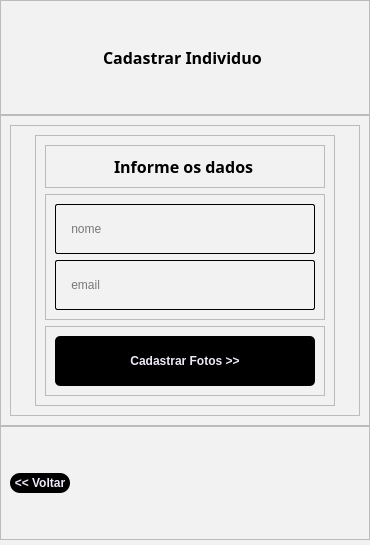
<?xml version="1.0" encoding="UTF-8"?>
<ui version="4.0">
 <class>MainWindow</class>
 <widget class="QMainWindow" name="MainWindow">
  <property name="geometry">
   <rect>
    <x>0</x>
    <y>0</y>
    <width>370</width>
    <height>545</height>
   </rect>
  </property>
  <property name="minimumSize">
   <size>
    <width>370</width>
    <height>545</height>
   </size>
  </property>
  <property name="maximumSize">
   <size>
    <width>370</width>
    <height>545</height>
   </size>
  </property>
  <property name="windowTitle">
   <string>MainWindow</string>
  </property>
  <property name="styleSheet">
   <string notr="true">background-color: rgb(242, 242, 242)</string>
  </property>
  <widget class="QWidget" name="centralwidget">
   <property name="minimumSize">
    <size>
     <width>370</width>
     <height>540</height>
    </size>
   </property>
   <property name="maximumSize">
    <size>
     <width>370</width>
     <height>540</height>
    </size>
   </property>
   <layout class="QVBoxLayout" name="verticalLayout">
    <property name="spacing">
     <number>0</number>
    </property>
    <property name="leftMargin">
     <number>0</number>
    </property>
    <property name="topMargin">
     <number>0</number>
    </property>
    <property name="rightMargin">
     <number>0</number>
    </property>
    <property name="bottomMargin">
     <number>0</number>
    </property>
    <item>
     <widget class="QFrame" name="frame_8">
      <property name="minimumSize">
       <size>
        <width>0</width>
        <height>50</height>
       </size>
      </property>
      <property name="frameShape">
       <enum>QFrame::StyledPanel</enum>
      </property>
      <property name="frameShadow">
       <enum>QFrame::Raised</enum>
      </property>
      <layout class="QHBoxLayout" name="horizontalLayout_5">
       <item>
        <spacer name="horizontalSpacer_7">
         <property name="orientation">
          <enum>Qt::Horizontal</enum>
         </property>
         <property name="sizeHint" stdset="0">
          <size>
           <width>349</width>
           <height>20</height>
          </size>
         </property>
        </spacer>
       </item>
       <item>
        <widget class="QLabel" name="label_5">
         <property name="minimumSize">
          <size>
           <width>165</width>
           <height>0</height>
          </size>
         </property>
         <property name="maximumSize">
          <size>
           <width>108</width>
           <height>16777215</height>
          </size>
         </property>
         <property name="font">
          <font>
           <family>Noto Sans Georgian</family>
           <pointsize>12</pointsize>
           <weight>75</weight>
           <bold>true</bold>
          </font>
         </property>
         <property name="styleSheet">
          <string notr="true">QLabel{
text-align: center;
}</string>
         </property>
         <property name="text">
          <string>Cadastrar Individuo</string>
         </property>
        </widget>
       </item>
       <item>
        <spacer name="horizontalSpacer_8">
         <property name="orientation">
          <enum>Qt::Horizontal</enum>
         </property>
         <property name="sizeHint" stdset="0">
          <size>
           <width>348</width>
           <height>20</height>
          </size>
         </property>
        </spacer>
       </item>
      </layout>
     </widget>
    </item>
    <item>
     <widget class="QFrame" name="frame_2">
      <property name="frameShape">
       <enum>QFrame::StyledPanel</enum>
      </property>
      <property name="frameShadow">
       <enum>QFrame::Raised</enum>
      </property>
      <layout class="QVBoxLayout" name="verticalLayout_3">
       <item>
        <widget class="QFrame" name="frame">
         <property name="frameShape">
          <enum>QFrame::StyledPanel</enum>
         </property>
         <property name="frameShadow">
          <enum>QFrame::Raised</enum>
         </property>
         <layout class="QHBoxLayout" name="horizontalLayout">
          <item>
           <spacer name="horizontalSpacer_4">
            <property name="orientation">
             <enum>Qt::Horizontal</enum>
            </property>
            <property name="sizeHint" stdset="0">
             <size>
              <width>40</width>
              <height>20</height>
             </size>
            </property>
           </spacer>
          </item>
          <item>
           <widget class="QFrame" name="frame_3">
            <property name="minimumSize">
             <size>
              <width>300</width>
              <height>0</height>
             </size>
            </property>
            <property name="styleSheet">
             <string notr="true"/>
            </property>
            <property name="frameShape">
             <enum>QFrame::StyledPanel</enum>
            </property>
            <property name="frameShadow">
             <enum>QFrame::Raised</enum>
            </property>
            <layout class="QVBoxLayout" name="verticalLayout_2">
             <item>
              <widget class="QFrame" name="frame_4">
               <property name="frameShape">
                <enum>QFrame::StyledPanel</enum>
               </property>
               <property name="frameShadow">
                <enum>QFrame::Raised</enum>
               </property>
               <layout class="QHBoxLayout" name="horizontalLayout_2">
                <item>
                 <spacer name="horizontalSpacer">
                  <property name="orientation">
                   <enum>Qt::Horizontal</enum>
                  </property>
                  <property name="sizeHint" stdset="0">
                   <size>
                    <width>40</width>
                    <height>20</height>
                   </size>
                  </property>
                 </spacer>
                </item>
                <item>
                 <widget class="QLabel" name="label_3">
                  <property name="minimumSize">
                   <size>
                    <width>142</width>
                    <height>0</height>
                   </size>
                  </property>
                  <property name="maximumSize">
                   <size>
                    <width>100</width>
                    <height>16777215</height>
                   </size>
                  </property>
                  <property name="font">
                   <font>
                    <family>Noto Sans Georgian</family>
                    <pointsize>12</pointsize>
                    <weight>75</weight>
                    <bold>true</bold>
                   </font>
                  </property>
                  <property name="styleSheet">
                   <string notr="true">QLabel{
text-align: center;
}</string>
                  </property>
                  <property name="text">
                   <string>Informe os dados</string>
                  </property>
                 </widget>
                </item>
                <item>
                 <spacer name="horizontalSpacer_2">
                  <property name="orientation">
                   <enum>Qt::Horizontal</enum>
                  </property>
                  <property name="sizeHint" stdset="0">
                   <size>
                    <width>40</width>
                    <height>20</height>
                   </size>
                  </property>
                 </spacer>
                </item>
               </layout>
              </widget>
             </item>
             <item>
              <widget class="QFrame" name="frame_10">
               <property name="minimumSize">
                <size>
                 <width>0</width>
                 <height>98</height>
                </size>
               </property>
               <property name="frameShape">
                <enum>QFrame::StyledPanel</enum>
               </property>
               <property name="frameShadow">
                <enum>QFrame::Raised</enum>
               </property>
               <layout class="QVBoxLayout" name="verticalLayout_4">
                <item>
                 <widget class="QLineEdit" name="login_lineEdit_cpf_2">
                  <property name="minimumSize">
                   <size>
                    <width>0</width>
                    <height>50</height>
                   </size>
                  </property>
                  <property name="maximumSize">
                   <size>
                    <width>16777215</width>
                    <height>16777215</height>
                   </size>
                  </property>
                  <property name="styleSheet">
                   <string notr="true">border-width: 1px;
border-color: black;
border-style: solid;
display: inline-block;
border-radius: 2px;</string>
                  </property>
                  <property name="inputMask">
                   <string/>
                  </property>
                  <property name="text">
                   <string/>
                  </property>
                  <property name="placeholderText">
                   <string>    nome</string>
                  </property>
                 </widget>
                </item>
                <item>
                 <widget class="QLineEdit" name="login_lineEdit_cpf">
                  <property name="minimumSize">
                   <size>
                    <width>0</width>
                    <height>50</height>
                   </size>
                  </property>
                  <property name="maximumSize">
                   <size>
                    <width>16777215</width>
                    <height>16777215</height>
                   </size>
                  </property>
                  <property name="styleSheet">
                   <string notr="true">border-width: 1px;
border-color: black;
border-style: solid;
display: inline-block;
border-radius: 2px;</string>
                  </property>
                  <property name="inputMask">
                   <string/>
                  </property>
                  <property name="text">
                   <string/>
                  </property>
                  <property name="placeholderText">
                   <string>    email</string>
                  </property>
                 </widget>
                </item>
               </layout>
              </widget>
             </item>
             <item>
              <widget class="QFrame" name="frame_6">
               <property name="frameShape">
                <enum>QFrame::StyledPanel</enum>
               </property>
               <property name="frameShadow">
                <enum>QFrame::Raised</enum>
               </property>
               <layout class="QVBoxLayout" name="verticalLayout_7">
                <item>
                 <widget class="QPushButton" name="login_pushButton_logar_2">
                  <property name="minimumSize">
                   <size>
                    <width>0</width>
                    <height>50</height>
                   </size>
                  </property>
                  <property name="maximumSize">
                   <size>
                    <width>16777215</width>
                    <height>16777215</height>
                   </size>
                  </property>
                  <property name="font">
                   <font>
                    <weight>75</weight>
                    <bold>true</bold>
                   </font>
                  </property>
                  <property name="cursor">
                   <cursorShape>PointingHandCursor</cursorShape>
                  </property>
                  <property name="styleSheet">
                   <string notr="true">QPushButton{
	border-radius: 5px;
	border-image: url(:/Close_Image/cil-x.png);
	background-position: center;
		
	color: rgb(240, 233, 249);
	background-color: rgb(0, 0, 0);
	
}
QPushButton:hover{
	
	
	background-color: rgb(42, 42, 42);
	color: rgb(240, 233, 249);
}
QPushButton:pressed{
	background-color: rgb(35, 35, 35);
	color: rgb(200, 200, 200);
}

</string>
                  </property>
                  <property name="text">
                   <string>Cadastrar Fotos &gt;&gt;</string>
                  </property>
                 </widget>
                </item>
               </layout>
              </widget>
             </item>
            </layout>
           </widget>
          </item>
          <item>
           <spacer name="horizontalSpacer_5">
            <property name="orientation">
             <enum>Qt::Horizontal</enum>
            </property>
            <property name="sizeHint" stdset="0">
             <size>
              <width>40</width>
              <height>20</height>
             </size>
            </property>
           </spacer>
          </item>
         </layout>
        </widget>
       </item>
      </layout>
     </widget>
    </item>
    <item>
     <widget class="QFrame" name="frame_5">
      <property name="minimumSize">
       <size>
        <width>0</width>
        <height>30</height>
       </size>
      </property>
      <property name="frameShape">
       <enum>QFrame::StyledPanel</enum>
      </property>
      <property name="frameShadow">
       <enum>QFrame::Raised</enum>
      </property>
      <layout class="QHBoxLayout" name="horizontalLayout_3">
       <item>
        <widget class="QPushButton" name="login_pushButton_logar_4">
         <property name="minimumSize">
          <size>
           <width>60</width>
           <height>20</height>
          </size>
         </property>
         <property name="maximumSize">
          <size>
           <width>60</width>
           <height>20</height>
          </size>
         </property>
         <property name="font">
          <font>
           <weight>75</weight>
           <bold>true</bold>
          </font>
         </property>
         <property name="cursor">
          <cursorShape>PointingHandCursor</cursorShape>
         </property>
         <property name="styleSheet">
          <string notr="true">QPushButton{
	border-radius: 10px;
	border-image: url(:/Close_Image/cil-x.png);
	background-position: center;
		
	color: rgb(240, 233, 249);
	background-color: rgb(0, 0, 0);
	
}
QPushButton:hover{
	
	
	background-color: rgb(42, 42, 42);
	color: rgb(240, 233, 249);
}
QPushButton:pressed{
	background-color: rgb(35, 35, 35);
	color: rgb(200, 200, 200);
}

</string>
         </property>
         <property name="text">
          <string>&lt;&lt; Voltar</string>
         </property>
        </widget>
       </item>
       <item>
        <spacer name="horizontalSpacer_3">
         <property name="orientation">
          <enum>Qt::Horizontal</enum>
         </property>
         <property name="sizeHint" stdset="0">
          <size>
           <width>40</width>
           <height>20</height>
          </size>
         </property>
        </spacer>
       </item>
      </layout>
     </widget>
    </item>
   </layout>
  </widget>
 </widget>
 <resources/>
 <connections/>
</ui>
